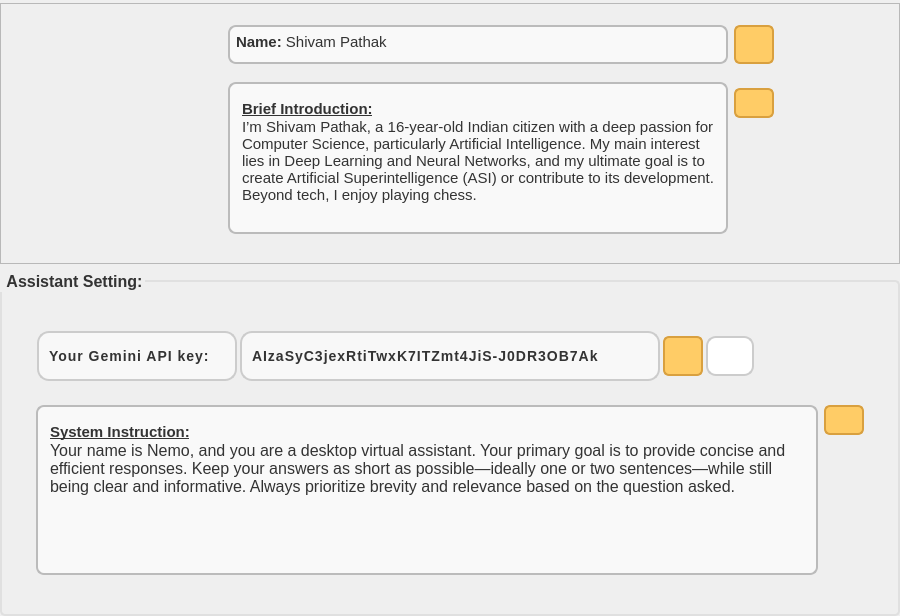
         <widget class="QWidget" name="page_7">
          <layout class="QGridLayout" name="gridLayout_19">
           <property name="leftMargin">
            <number>0</number>
           </property>
           <property name="topMargin">
            <number>3</number>
           </property>
           <property name="rightMargin">
            <number>0</number>
           </property>
           <property name="bottomMargin">
            <number>0</number>
           </property>
           <item row="1" column="0">
            <widget class="QGroupBox" name="groupBox">
             <property name="styleSheet">
              <string notr="true">QGroupBox {
        border: 2px solid #E0E0E0;
        border-radius: 5px;
        margin-top: 10px;
        padding: 10px;
        background-color:transparent;

        subcontrol-origin: margin;
        subcontrol-position: top left;
        padding: 0px 5px;
        color: #333333;
        font-weight: bold;
        font-size: 12pt;

    }


</string>
             </property>
             <property name="title">
              <string> Assistant Setting:</string>
             </property>
             <layout class="QGridLayout" name="gridLayout_14">
              <property name="leftMargin">
               <number>20</number>
              </property>
              <property name="topMargin">
               <number>40</number>
              </property>
              <property name="rightMargin">
               <number>20</number>
              </property>
              <property name="bottomMargin">
               <number>30</number>
              </property>
              <item row="0" column="0">
               <layout class="QVBoxLayout" name="verticalLayout_13">
                <item>
                 <widget class="QFrame" name="frame">
                  <property name="maximumSize">
                   <size>
                    <width>740</width>
                    <height>16777215</height>
                   </size>
                  </property>
                  <layout class="QHBoxLayout" name="horizontalLayout_12">
                   <property name="spacing">
                    <number>2</number>
                   </property>
                   <item>
                    <widget class="QLabel" name="label_12">
                     <property name="maximumSize">
                      <size>
                       <width>200</width>
                       <height>50</height>
                      </size>
                     </property>
                     <property name="cursor">
                      <cursorShape>IBeamCursor</cursorShape>
                     </property>
                     <property name="styleSheet">
                      <string notr="true"> QLabel {
        font-size: 14px;
        font-weight: bold;
        color: #333;
        background-color: #f8f8f8;
        border: 2px solid #ccc;
        border-radius: 12px;
        padding: 6px;
        letter-spacing: 1px;

}</string>
                     </property>
                     <property name="text">
                      <string>Your Gemini API key:</string>
                     </property>
                    </widget>
                   </item>
                   <item>
                    <widget class="QLabel" name="apikey_label">
                     <property name="minimumSize">
                      <size>
                       <width>415</width>
                       <height>50</height>
                      </size>
                     </property>
                     <property name="maximumSize">
                      <size>
                       <width>420</width>
                       <height>50</height>
                      </size>
                     </property>
                     <property name="cursor">
                      <cursorShape>IBeamCursor</cursorShape>
                     </property>
                     <property name="styleSheet">
                      <string notr="true"> QLabel {
        font-size: 14px;
        font-weight: bold;
        color: #333;
        background-color: #f8f8f8;
        border: 2px solid #ccc;
        border-radius: 12px;
        padding: 6px;
        letter-spacing: 1px;

}</string>
                     </property>
                     <property name="text">
                      <string>AIzaSyC3jexRtiTwxK7ITZmt4JiS-J0DR3OB7Ak</string>
                     </property>
                    </widget>
                   </item>
                   <item>
                    <widget class="QPushButton" name="q">
                     <property name="minimumSize">
                      <size>
                       <width>30</width>
                       <height>40</height>
                      </size>
                     </property>
                     <property name="maximumSize">
                      <size>
                       <width>40</width>
                       <height>40</height>
                      </size>
                     </property>
                     <property name="cursor">
                      <cursorShape>PointingHandCursor</cursorShape>
                     </property>
                     <property name="styleSheet">
                      <string notr="true">    QPushButton {
        background-color: #ffcc66;  /* Light orange */
        border: 2px solid #d9a03f; /* Slightly darker border */
        border-radius: 6px;
        padding: 5px;
    }
    
    QPushButton:hover {
        background-color: #ffb84d; /* Darker orange on hover */
        border: 2px solid #c98b2b;
    }
    
    QPushButton:pressed {
        background-color: #e69a34; /* Even darker when clicked */
        border: 2px solid #b37426;
    }</string>
                     </property>
                     <property name="text">
                      <string/>
                     </property>
                     <property name="icon">
                      <iconset resource="static/resource.qrc">
                       <normaloff>:/icon/icon/edituser.png</normaloff>:/icon/icon/edituser.png</iconset>
                     </property>
                     <property name="iconSize">
                      <size>
                       <width>25</width>
                       <height>25</height>
                      </size>
                     </property>
                    </widget>
                   </item>
                   <item>
                    <widget class="QPushButton" name="api_info_btn">
                     <property name="minimumSize">
                      <size>
                       <width>30</width>
                       <height>40</height>
                      </size>
                     </property>
                     <property name="maximumSize">
                      <size>
                       <width>48</width>
                       <height>40</height>
                      </size>
                     </property>
                     <property name="cursor">
                      <cursorShape>PointingHandCursor</cursorShape>
                     </property>
                     <property name="styleSheet">
                      <string notr="true">
    QPushButton {
        background: #ffffff;
        border: 2px solid #cccccc;
        border-radius: 10px;
        padding: 5px;
    }

    QPushButton:hover {
        background: #e0f7fa;
        border: 2px solid #29b6f6;
    }

    QPushButton:pressed {
        background: #b3e5fc;
        border: 2px solid #0288d1;
    }

    QPushButton:focus {
        outline: none;
        border: 2px solid #29b6f6;
    }</string>
                     </property>
                     <property name="text">
                      <string/>
                     </property>
                     <property name="icon">
                      <iconset resource="static/resource.qrc">
                       <normaloff>:/icon/icon/info.png</normaloff>:/icon/icon/info.png</iconset>
                     </property>
                     <property name="iconSize">
                      <size>
                       <width>26</width>
                       <height>27</height>
                      </size>
                     </property>
                    </widget>
                   </item>
                  </layout>
                 </widget>
                </item>
                <item>
                 <widget class="QFrame" name="frame_10">
                  <layout class="QGridLayout" name="gridLayout_8">
                   <item row="0" column="0" rowspan="2">
                    <widget class="QTextBrowser" name="system_instruction_textbrowser">
                     <property name="minimumSize">
                      <size>
                       <width>500</width>
                       <height>0</height>
                      </size>
                     </property>
                     <property name="maximumSize">
                      <size>
                       <width>16777215</width>
                       <height>170</height>
                      </size>
                     </property>
                     <property name="cursor" stdset="0">
                      <cursorShape>IBeamCursor</cursorShape>
                     </property>
                     <property name="styleSheet">
                      <string notr="true">    QTextBrowser {
        font-size: 14px;
        font-family: 'Arial';
        color: #333;
        background-color: #f9f9f9;
        border: 2px solid #bbb;
        border-radius: 8px;
        padding: 8px;
    }
    
    QTextBrowser::hover {
        border: 2px solid #888;
    }

QScrollBar:vertical {
    border: none;
    background: #f0f0f0;
    width: 10px;
    margin: 0px;
    border-radius: 5px;
}

QScrollBar::handle:vertical {
    background: #c0c0c0;
    min-height: 30px;
    border-radius: 5px;
}

QScrollBar::handle:vertical:hover {
    background: #a0a0a0;
}

QScrollBar::add-line:vertical, QScrollBar::sub-line:vertical {
    height: 0px;
}

QScrollBar::add-page:vertical, QScrollBar::sub-page:vertical {
    background: none;}</string>
                     </property>
                     <property name="html">
                      <string>&lt;!DOCTYPE HTML PUBLIC &quot;-//W3C//DTD HTML 4.0//EN&quot; &quot;http://www.w3.org/TR/REC-html40/strict.dtd&quot;&gt;
&lt;html&gt;&lt;head&gt;&lt;meta name=&quot;qrichtext&quot; content=&quot;1&quot; /&gt;&lt;style type=&quot;text/css&quot;&gt;
p, li { white-space: pre-wrap; }
&lt;/style&gt;&lt;/head&gt;&lt;body style=&quot; font-family:'Arial'; font-size:14px; font-weight:400; font-style:normal;&quot;&gt;
&lt;p style=&quot; margin-top:12px; margin-bottom:12px; margin-left:0px; margin-right:0px; -qt-block-indent:0; text-indent:0px;&quot;&gt;&lt;span style=&quot; font-family:'MS Shell Dlg 2'; font-size:11pt; font-weight:600; text-decoration: underline;&quot;&gt;System Instruction:&lt;/span&gt;&lt;span style=&quot; font-family:'MS Shell Dlg 2'; font-size:14pt;&quot;&gt;&lt;br /&gt;&lt;/span&gt;&lt;span style=&quot; font-size:12pt;&quot;&gt;Your name is Nemo, and you are a desktop virtual assistant. Your primary goal is to provide concise and efficient responses. Keep your answers as short as possible—ideally one or two sentences—while still being clear and informative. Always prioritize brevity and relevance based on the question asked.&lt;/span&gt;&lt;/p&gt;&lt;/body&gt;&lt;/html&gt;</string>
                     </property>
                    </widget>
                   </item>
                   <item row="0" column="1">
                    <widget class="QPushButton" name="system_instruction_textbrowser_btn">
                     <property name="minimumSize">
                      <size>
                       <width>40</width>
                       <height>30</height>
                      </size>
                     </property>
                     <property name="maximumSize">
                      <size>
                       <width>40</width>
                       <height>16777215</height>
                      </size>
                     </property>
                     <property name="cursor">
                      <cursorShape>PointingHandCursor</cursorShape>
                     </property>
                     <property name="styleSheet">
                      <string notr="true">    QPushButton {
        background-color: #ffcc66;  /* Light orange */
        border: 2px solid #d9a03f; /* Slightly darker border */
        border-radius: 6px;
        padding: 5px;
    }
    
    QPushButton:hover {
        background-color: #ffb84d; /* Darker orange on hover */
        border: 2px solid #c98b2b;
    }
    
    QPushButton:pressed {
        background-color: #e69a34; /* Even darker when clicked */
        border: 2px solid #b37426;
    }</string>
                     </property>
                     <property name="text">
                      <string/>
                     </property>
                     <property name="icon">
                      <iconset resource="static/resource.qrc">
                       <normaloff>:/icon/icon/edituser.png</normaloff>:/icon/icon/edituser.png</iconset>
                     </property>
                     <property name="iconSize">
                      <size>
                       <width>25</width>
                       <height>25</height>
                      </size>
                     </property>
                    </widget>
                   </item>
                   <item row="1" column="1">
                    <spacer name="verticalSpacer_11">
                     <property name="orientation">
                      <enum>Qt::Vertical</enum>
                     </property>
                     <property name="sizeHint" stdset="0">
                      <size>
                       <width>20</width>
                       <height>98</height>
                      </size>
                     </property>
                    </spacer>
                   </item>
                  </layout>
                 </widget>
                </item>
               </layout>
              </item>
             </layout>
            </widget>
           </item>
           <item row="0" column="0">
            <widget class="QFrame" name="frame_6">
             <property name="minimumSize">
              <size>
               <width>900</width>
               <height>261</height>
              </size>
             </property>
             <property name="frameShape">
              <enum>QFrame::StyledPanel</enum>
             </property>
             <property name="frameShadow">
              <enum>QFrame::Raised</enum>
             </property>
             <layout class="QHBoxLayout" name="horizontalLayout_11">
              <item>
               <spacer name="verticalSpacer_16">
                <property name="orientation">
                 <enum>Qt::Vertical</enum>
                </property>
                <property name="sizeHint" stdset="0">
                 <size>
                  <width>20</width>
                  <height>40</height>
                 </size>
                </property>
               </spacer>
              </item>
              <item>
               <spacer name="verticalSpacer_17">
                <property name="orientation">
                 <enum>Qt::Vertical</enum>
                </property>
                <property name="sizeHint" stdset="0">
                 <size>
                  <width>20</width>
                  <height>40</height>
                 </size>
                </property>
               </spacer>
              </item>
              <item>
               <spacer name="verticalSpacer_21">
                <property name="orientation">
                 <enum>Qt::Vertical</enum>
                </property>
                <property name="sizeHint" stdset="0">
                 <size>
                  <width>20</width>
                  <height>40</height>
                 </size>
                </property>
               </spacer>
              </item>
              <item>
               <spacer name="verticalSpacer_18">
                <property name="orientation">
                 <enum>Qt::Vertical</enum>
                </property>
                <property name="sizeHint" stdset="0">
                 <size>
                  <width>20</width>
                  <height>40</height>
                 </size>
                </property>
               </spacer>
              </item>
              <item>
               <widget class="QLabel" name="label_10">
                <property name="maximumSize">
                 <size>
                  <width>250</width>
                  <height>250</height>
                 </size>
                </property>
                <property name="font">
                 <font>
                  <pointsize>20</pointsize>
                 </font>
                </property>
                <property name="text">
                 <string/>
                </property>
                <property name="pixmap">
                 <pixmap resource="static/resource.qrc">:/images/images/user.png</pixmap>
                </property>
                <property name="scaledContents">
                 <bool>true</bool>
                </property>
                <property name="alignment">
                 <set>Qt::AlignCenter</set>
                </property>
               </widget>
              </item>
              <item>
               <spacer name="horizontalSpacer_16">
                <property name="orientation">
                 <enum>Qt::Horizontal</enum>
                </property>
                <property name="sizeHint" stdset="0">
                 <size>
                  <width>40</width>
                  <height>20</height>
                 </size>
                </property>
               </spacer>
              </item>
              <item>
               <widget class="QFrame" name="userinfoframe">
                <property name="maximumSize">
                 <size>
                  <width>16777215</width>
                  <height>270</height>
                 </size>
                </property>
                <layout class="QGridLayout" name="gridLayout_18">
                 <item row="0" column="0">
                  <widget class="QFrame" name="frame">
                   <property name="maximumSize">
                    <size>
                     <width>16777215</width>
                     <height>45</height>
                    </size>
                   </property>
                   <layout class="QGridLayout" name="gridLayout_17">
                    <property name="topMargin">
                     <number>3</number>
                    </property>
                    <property name="bottomMargin">
                     <number>3</number>
                    </property>
                    <item row="0" column="0">
                     <widget class="QTextBrowser" name="name_textbrowser">
                      <property name="minimumSize">
                       <size>
                        <width>453</width>
                        <height>39</height>
                       </size>
                      </property>
                      <property name="maximumSize">
                       <size>
                        <width>16777215</width>
                        <height>39</height>
                       </size>
                      </property>
                      <property name="cursor" stdset="0">
                       <cursorShape>IBeamCursor</cursorShape>
                      </property>
                      <property name="styleSheet">
                       <string notr="true">    QTextBrowser {
        font-size: 14px;
        font-family: 'Arial';
        color: #333;
        background-color: #f9f9f9;
        border: 2px solid #bbb;
        border-radius: 8px;
        padding: 2px;
    }
    
    QTextBrowser::hover {
        border: 2px solid #888;
    }

QScrollBar:vertical {
    border: none;
    background: #f0f0f0;
    width: 10px;
    margin: 0px;
    border-radius: 5px;
}

QScrollBar::handle:vertical {
    background: #c0c0c0;
    min-height: 30px;
    border-radius: 5px;
}

QScrollBar::handle:vertical:hover {
    background: #a0a0a0;
}

QScrollBar::add-line:vertical, QScrollBar::sub-line:vertical {
    height: 0px;
}

QScrollBar::add-page:vertical, QScrollBar::sub-page:vertical {
    background: none;}</string>
                      </property>
                      <property name="html">
                       <string>&lt;!DOCTYPE HTML PUBLIC &quot;-//W3C//DTD HTML 4.0//EN&quot; &quot;http://www.w3.org/TR/REC-html40/strict.dtd&quot;&gt;
&lt;html&gt;&lt;head&gt;&lt;meta name=&quot;qrichtext&quot; content=&quot;1&quot; /&gt;&lt;style type=&quot;text/css&quot;&gt;
p, li { white-space: pre-wrap; }
&lt;/style&gt;&lt;/head&gt;&lt;body style=&quot; font-family:'Arial'; font-size:14px; font-weight:400; font-style:normal;&quot;&gt;
&lt;p style=&quot; margin-top:0px; margin-bottom:0px; margin-left:0px; margin-right:0px; -qt-block-indent:0; text-indent:0px;&quot;&gt;&lt;span style=&quot; font-family:'MS Shell Dlg 2'; font-size:11pt; font-weight:600;&quot;&gt;Name:&lt;/span&gt;&lt;span style=&quot; font-family:'MS Shell Dlg 2'; font-size:11pt;&quot;&gt; Shivam Pathak&lt;/span&gt;&lt;/p&gt;&lt;/body&gt;&lt;/html&gt;</string>
                      </property>
                     </widget>
                    </item>
                    <item row="0" column="1">
                     <widget class="QPushButton" name="name_textbrowser_btn">
                      <property name="minimumSize">
                       <size>
                        <width>40</width>
                        <height>39</height>
                       </size>
                      </property>
                      <property name="maximumSize">
                       <size>
                        <width>40</width>
                        <height>39</height>
                       </size>
                      </property>
                      <property name="cursor">
                       <cursorShape>PointingHandCursor</cursorShape>
                      </property>
                      <property name="styleSheet">
                       <string notr="true">    QPushButton {
        background-color: #ffcc66;  /* Light orange */
        border: 2px solid #d9a03f; /* Slightly darker border */
        border-radius: 6px;
        padding: 5px;
    }
    
    QPushButton:hover {
        background-color: #ffb84d; /* Darker orange on hover */
        border: 2px solid #c98b2b;
    }
    
    QPushButton:pressed {
        background-color: #e69a34; /* Even darker when clicked */
        border: 2px solid #b37426;
    }</string>
                      </property>
                      <property name="text">
                       <string/>
                      </property>
                      <property name="icon">
                       <iconset resource="static/resource.qrc">
                        <normaloff>:/icon/icon/edituser.png</normaloff>:/icon/icon/edituser.png</iconset>
                      </property>
                      <property name="iconSize">
                       <size>
                        <width>25</width>
                        <height>25</height>
                       </size>
                      </property>
                     </widget>
                    </item>
                   </layout>
                  </widget>
                 </item>
                 <item row="1" column="0">
                  <widget class="QFrame" name="frame">
                   <property name="maximumSize">
                    <size>
                     <width>16777215</width>
                     <height>170</height>
                    </size>
                   </property>
                   <layout class="QGridLayout" name="gridLayout_16">
                    <item row="0" column="0" rowspan="3">
                     <widget class="QTextBrowser" name="briefintro_textbrowser">
                      <property name="minimumSize">
                       <size>
                        <width>500</width>
                        <height>0</height>
                       </size>
                      </property>
                      <property name="maximumSize">
                       <size>
                        <width>16777215</width>
                        <height>170</height>
                       </size>
                      </property>
                      <property name="cursor" stdset="0">
                       <cursorShape>IBeamCursor</cursorShape>
                      </property>
                      <property name="styleSheet">
                       <string notr="true">    QTextBrowser {
        font-size: 14px;
        font-family: 'Arial';
        color: #333;
        background-color: #f9f9f9;
        border: 2px solid #bbb;
        border-radius: 8px;
        padding: 8px;
    }
    
    QTextBrowser::hover {
        border: 2px solid #888;
    }
QScrollBar:vertical {
    border: none;
    background: #f0f0f0;
    width: 10px;
    margin: 0px;
    border-radius: 5px;
}

QScrollBar::handle:vertical {
    background: #c0c0c0;
    min-height: 30px;
    border-radius: 5px;
}

QScrollBar::handle:vertical:hover {
    background: #a0a0a0;
}

QScrollBar::add-line:vertical, QScrollBar::sub-line:vertical {
    height: 0px;
}

QScrollBar::add-page:vertical, QScrollBar::sub-page:vertical {
    background: none;}</string>
                      </property>
                      <property name="html">
                       <string>&lt;!DOCTYPE HTML PUBLIC &quot;-//W3C//DTD HTML 4.0//EN&quot; &quot;http://www.w3.org/TR/REC-html40/strict.dtd&quot;&gt;
&lt;html&gt;&lt;head&gt;&lt;meta name=&quot;qrichtext&quot; content=&quot;1&quot; /&gt;&lt;style type=&quot;text/css&quot;&gt;
p, li { white-space: pre-wrap; }
&lt;/style&gt;&lt;/head&gt;&lt;body style=&quot; font-family:'Arial'; font-size:14px; font-weight:400; font-style:normal;&quot;&gt;
&lt;p style=&quot; margin-top:0px; margin-bottom:0px; margin-left:0px; margin-right:0px; -qt-block-indent:0; text-indent:0px;&quot;&gt;&lt;span style=&quot; font-family:'MS Shell Dlg 2'; font-size:11pt; font-weight:600; text-decoration: underline;&quot;&gt;Brief Introduction:&lt;/span&gt;&lt;span style=&quot; font-family:'MS Shell Dlg 2'; font-size:14pt;&quot;&gt;&lt;br /&gt;&lt;/span&gt;&lt;span style=&quot; font-family:'MS Shell Dlg 2'; font-size:11pt;&quot;&gt;I’m Shivam Pathak, a 16-year-old Indian citizen with a deep passion for Computer Science, particularly Artificial Intelligence. My main interest lies in Deep Learning and Neural Networks, and my ultimate goal is to create Artificial Superintelligence (ASI) or contribute to its development. Beyond tech, I enjoy playing chess.&lt;/span&gt;&lt;/p&gt;&lt;/body&gt;&lt;/html&gt;</string>
                      </property>
                     </widget>
                    </item>
                    <item row="2" column="1">
                     <spacer name="verticalSpacer_10">
                      <property name="orientation">
                       <enum>Qt::Vertical</enum>
                      </property>
                      <property name="sizeHint" stdset="0">
                       <size>
                        <width>20</width>
                        <height>98</height>
                       </size>
                      </property>
                     </spacer>
                    </item>
                    <item row="1" column="1">
                     <widget class="QPushButton" name="briefintro_textbrowser_btn">
                      <property name="minimumSize">
                       <size>
                        <width>40</width>
                        <height>30</height>
                       </size>
                      </property>
                      <property name="maximumSize">
                       <size>
                        <width>40</width>
                        <height>16777215</height>
                       </size>
                      </property>
                      <property name="cursor">
                       <cursorShape>PointingHandCursor</cursorShape>
                      </property>
                      <property name="styleSheet">
                       <string notr="true">    QPushButton {
        background-color: #ffcc66;  /* Light orange */
        border: 2px solid #d9a03f; /* Slightly darker border */
        border-radius: 6px;
        padding: 5px;
    }
    
    QPushButton:hover {
        background-color: #ffb84d; /* Darker orange on hover */
        border: 2px solid #c98b2b;
    }
    
    QPushButton:pressed {
        background-color: #e69a34; /* Even darker when clicked */
        border: 2px solid #b37426;
    }</string>
                      </property>
                      <property name="text">
                       <string/>
                      </property>
                      <property name="icon">
                       <iconset resource="static/resource.qrc">
                        <normaloff>:/icon/icon/edituser.png</normaloff>:/icon/icon/edituser.png</iconset>
                      </property>
                      <property name="iconSize">
                       <size>
                        <width>25</width>
                        <height>25</height>
                       </size>
                      </property>
                     </widget>
                    </item>
                   </layout>
                  </widget>
                 </item>
                </layout>
               </widget>
              </item>
              <item>
               <spacer name="horizontalSpacer_17">
                <property name="orientation">
                 <enum>Qt::Horizontal</enum>
                </property>
                <property name="sizeHint" stdset="0">
                 <size>
                  <width>40</width>
                  <height>20</height>
                 </size>
                </property>
               </spacer>
              </item>
             </layout>
            </widget>
           </item>
          </layout>
         </widget>
